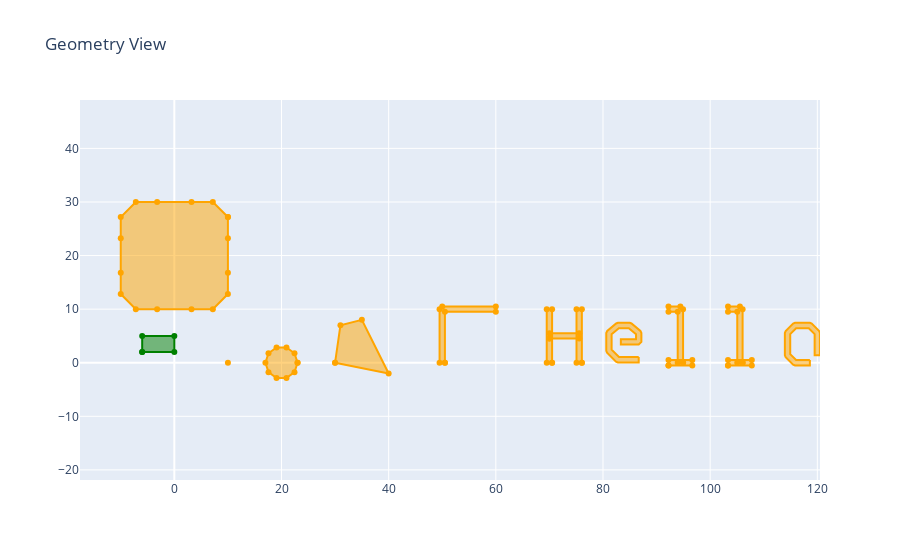

Notebook cell for this chart:
### Code cell
geomE = sm.make_rect(0, 2, 6, 3, numkey=3, layer = 2)
geomE += sm.make_circle(10, 0, 3)
geomE += sm.make_circle(20, 0, 3, layer=1, to_poly=True, vertices=10)

geomE+=(sm.make_poly([30,40,35,31], [0,-2,8,7]))
geomE += sm.make_path([50,50,60],[0 ,10,10],1,to_poly=True)

geomE += sm.make_text(70, 0 , "Hello", 10, 1, numkey = 1, to_poly = True,)

geomE += sm.make_rounded_rect(0, 20, 20, 20, 5, resolution = 2)
GeomViewPlotly(geomE)

### Figure 1 — Plotly figure (JSON) as saved in the notebook; plotly's stock layout.template omitted (floating-point values rounded to 4 significant figures)
{"data": [{"fill": "toself", "line": {"color": "green"}, "type": "scatter", "x": [-6, 0, 0, -6, -6], "y": [2, 2, 5, 5, 2]}, {"marker": {"color": "orange", "size": 6}, "mode": "markers", "type": "scatter", "x": [10], "y": [0]}, {"fill": "toself", "line": {"color": "orange"}, "type": "scatter", "x": [23, 22.43, 20.93, 19.07, 17.57, 17, 17.57, 19.07, 20.93, 22.43, 23], "y": [0, 1.763, 2.853, 2.853, 1.763, 3.674e-16, -1.763, -2.853, -2.853, -1.763, 0]}, {"fill": "toself", "line": {"color": "orange"}, "type": "scatter", "x": [30, 40, 35, 31, 30], "y": [0, -2, 8, 7, 0]}, {"fill": "toself", "line": {"color": "orange"}, "type": "scatter", "x": [50.5, 50.5, 60, 60, 50, 49.5, 49.5, 50.5], "y": [0, 9.5, 9.5, 10.5, 10.5, 10, 6.123e-17, 0]}, {"fill": "toself", "line": {"color": "orange"}, "type": "scatter", "x": [70.5, 70.5, 69.5, 69.5, 70.5], "y": [0, 10, 10, 6.123e-17, 0]}, {"fill": "toself", "line": {"color": "orange"}, "type": "scatter", "x": [76.06, 76.06, 75.06, 75.06, 76.06], "y": [0, 10, 10, 6.123e-17, 0]}, {"fill": "toself", "line": {"color": "orange"}, "type": "scatter", "x": [70, 75.56, 75.56, 70, 70], "y": [4.5, 4.5, 5.5, 5.5, 4.5]}, {"fill": "toself", "line": {"color": "orange"}, "type": "scatter", "x": [86.67, 82.98, 81.61, 81.61, 82.96, 84.82, 86.17, 86.17, 83.33, 83.33, 86.67, 87.17, 87.17, 86.99, 85.32, 85, 82.78, 82.46, 80.79, 80.61, 80.61, 80.76, 82.42, 82.78, 86.67, 86.67], "y": [1.056, 1.056, 2.429, 5.321, 6.444, 6.444, 5.321, 4.389, 4.389, 3.389, 3.389, 3.889, 5.556, 5.94, 7.329, 7.444, 7.444, 7.329, 5.94, 5.556, 2.222, 1.869, 0.202, 0.05556, 0.05556, 1.056]}, {"fill": "toself", "line": {"color": "orange"}, "type": "scatter", "x": [92.22, 96.67, 96.67, 92.22, 92.22], "y": [-0.5, -0.5, 0.5, 0.5, -0.5]}, {"fill": "toself", "line": {"color": "orange"}, "type": "scatter", "x": [94.94, 94.94, 94.44, 92.22, 92.22, 93.94, 93.94, 94.94], "y": [0, 10, 10.5, 10.5, 9.5, 9.5, 6.123e-17, 0]}, {"fill": "toself", "line": {"color": "orange"}, "type": "scatter", "x": [103.3, 107.8, 107.8, 103.3, 103.3], "y": [-0.5, -0.5, 0.5, 0.5, -0.5]}, {"fill": "toself", "line": {"color": "orange"}, "type": "scatter", "x": [106.1, 106.1, 105.6, 103.3, 103.3, 105.1, 105.1, 106.1], "y": [0, 10, 10.5, 10.5, 9.5, 9.5, 6.123e-17, 0]}, {"fill": "toself", "line": {"color": "orange"}, "type": "scatter", "x": [118.6, 116.0, 114.9, 114.9, 116.0, 118.4, 119.5, 119.5, 120.5, 120.5, 120.4, 119.0, 118.6, 115.8, 115.5, 114.1, 113.9, 113.9, 114.1, 115.5, 115.8, 118.6, 118.6], "y": [0.5, 0.5, 1.596, 5.348, 6.444, 6.444, 5.348, 1.389, 1.389, 5.556, 5.909, 7.298, 7.444, 7.444, 7.298, 5.909, 5.556, 1.389, 1.035, -0.3536, -0.5, -0.5, 0.5]}, {"fill": "toself", "line": {"color": "orange"}, "type": "scatter", "x": [9.999, 7.186, 3.208, -3.209, -7.187, -10.0, -10.0, -10.0, -10.0, -7.187, -3.209, 3.208, 7.186, 9.999, 9.999, 9.999, 9.999], "y": [27.19, 30.0, 30.0, 30.0, 30.0, 27.19, 23.21, 16.79, 12.81, 9.999, 9.999, 9.999, 9.999, 12.81, 16.79, 23.21, 27.19]}], "layout": {"showlegend": false, "title": {"text": "Geometry View"}, "xaxis": {"scaleanchor": "y", "scaleratio": 1}}}
